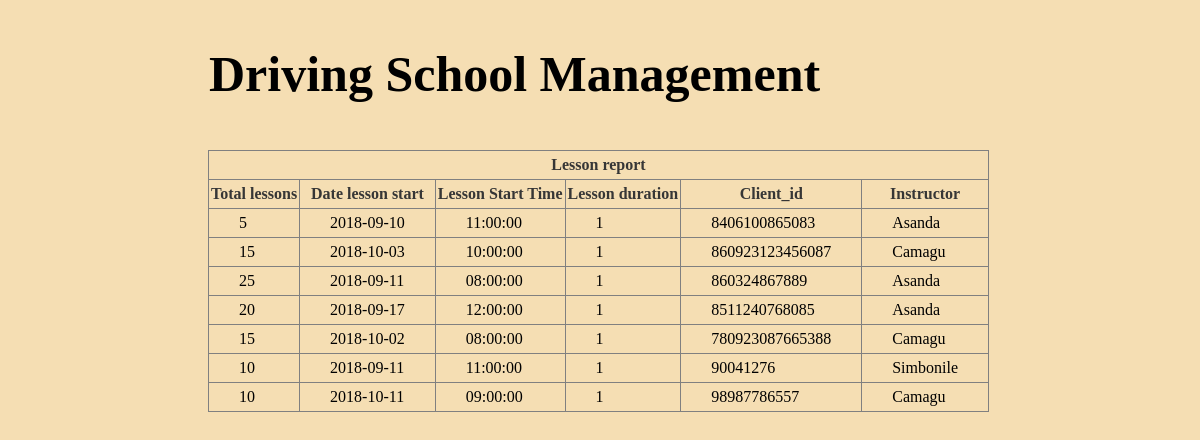
/viewLessons.php, run on an earlier commit of the app's database.
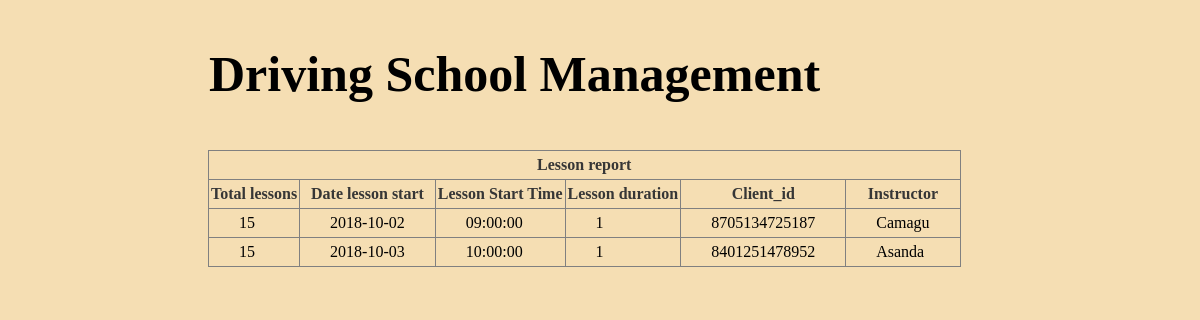
And on a later commit of the database.
### tables this page shows
CREATE TABLE `lesson` (
  `lesson_id` tinyint(4) NOT NULL,
  `date` date DEFAULT NULL,
  `license_code` tinyint(4) NOT NULL,
  `num_of_lessons` tinyint(4) NOT NULL,
  `start_date` date NOT NULL,
  `start_time` time NOT NULL,
  `lesson_duration` tinyint(4) NOT NULL,
  `client_id` char(13) NOT NULL,
  `instructor_id` tinyint(4) NOT NULL
);

CREATE TABLE `instructor` (
  `instructor_id` tinyint(4) NOT NULL,
  `instructor_name` varchar(50) NOT NULL,
  `surname` varchar(50) NOT NULL,
  `license_code` tinyint(2) NOT NULL,
  `contact_number` char(10) NOT NULL
);

### viewLessons.php (the view, shortened to what this page needs)
<!DOCTYPE html>
<html>
    <head>
        <link href="css/instructor.css" rel="stylesheet" type="text/css"/>
    </head>
  <h1 id="pghead"><b>Driving School Management</b></h1>
        <?php
        require_once 'include/dbconn.php';
        ?>
        <table cellpadding="2" cellspacing="2" border="1">
            <thead>
                <tr>
                    <th colspan="6">Lesson report</th>
                </tr>
                <tr>
                    <th>Total lessons</th><th> Date lesson start</th><th>Lesson Start Time</th><th>Lesson duration</th><th>Client_id</th><th>Instructor </th>
                </tr>
            </thead>
            <tbody>
                <?php
                $html = "";
                $recset = $conn->query("Select lesson.*,instructor.instructor_name from lesson,instructor where lesson.instructor_id=instructor.instructor_id" );
                if (mysqli_num_rows($recset) > 0) {
                    while ($row = $recset->fetch_assoc()) {
                        $html .= "<tr><td>$row[num_of_lessons]</td><td>$row[start_date]"
                                . "</td><td>$row[start_time]</td><td>$row[lesson_duration]</td>"
                                . "<td>$row[client_id]</td><td>$row[instructor_name]</td>"
                                . "</tr>";
                    }
                    echo $html;
                } else {
                    exit("<p class='err'>Client list not found.</p>");
                }
                ?>
            </tbody>
        </table>
    </body>
</html>

What changed in the data, as far as the page shows it:
removed lesson: num_of_lessons "15", start_date "2018-10-03", start_time "10:00:00", lesson_duration "1", client "860923123456087", instructor.instructor_name "Camagu"
removed lesson: num_of_lessons "25", start_date "2018-09-11", start_time "08:00:00", lesson_duration "1", client "860324867889", instructor.instructor_name "Asanda"
removed lesson: num_of_lessons "20", start_date "2018-09-17", start_time "12:00:00", lesson_duration "1", client "8511240768085", instructor.instructor_name "Asanda"
removed lesson: num_of_lessons "15", start_date "2018-10-02", start_time "08:00:00", lesson_duration "1", client "780923087665388", instructor.instructor_name "Camagu"
removed lesson: num_of_lessons "10", start_date "2018-09-11", start_time "11:00:00", lesson_duration "1", client "90041276", instructor.instructor_name "Simbonile"
removed lesson: num_of_lessons "10", start_date "2018-10-11", start_time "09:00:00", lesson_duration "1", client "98987786557", instructor.instructor_name "Camagu"
added lesson: num_of_lessons "15", start_date "2018-10-02", start_time "09:00:00", lesson_duration "1", client "8705134725187", instructor.instructor_name "Camagu"
changed lesson "Asanda": num_of_lessons "5" → "15"; start_date "2018-09-10" → "2018-10-03"; start_time "11:00:00" → "10:00:00"; client "8406100865083" → "8401251478952"
